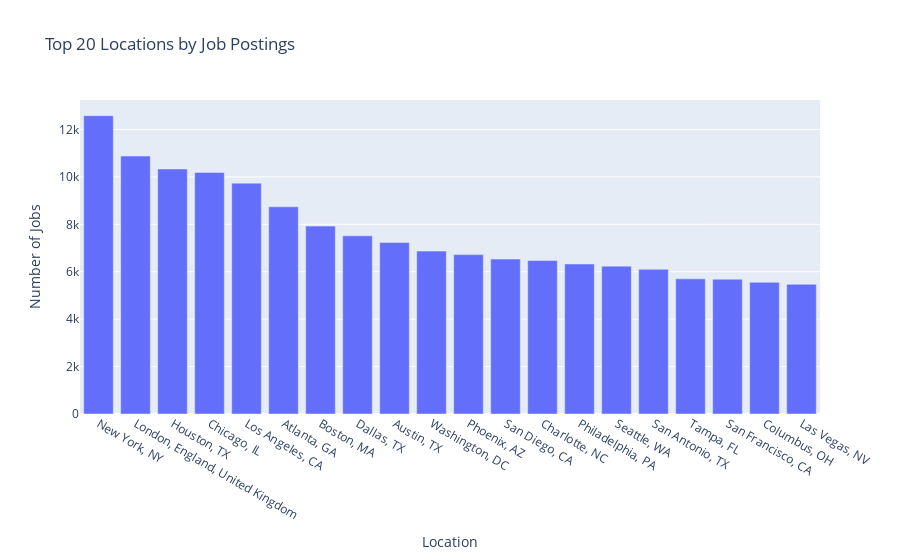

Write notebook code for a chart like this one.
### Code cell
# Count and plot the top 20 job locations by the number of job postings from the Hive table.
location_counts_spark = spark.sql("""
    SELECT job_location, COUNT(*) AS count
    FROM linkedIn_job_postings_2024
    GROUP BY job_location
    ORDER BY count DESC
    LIMIT 20
""")
location_counts_df = location_counts_spark.toPandas()

fig = px.bar(location_counts_df, x="job_location", y="count", title="Top 20 Locations by Job Postings", labels={"job_location": "Location", "count": "Number of Jobs"})
fig.update_layout(xaxis_title="Location", yaxis_title="Number of Jobs")
fig.show()

### Figure 1 — Plotly figure (JSON) as saved in the notebook; plotly's stock layout.template omitted (floating-point values rounded to 4 significant figures)
{"data": [{"alignmentgroup": "True", "hovertemplate": "Location=%{x}<br>Number of Jobs=%{y}<extra></extra>", "legendgroup": "", "marker": {"color": "#636efa", "pattern": {"shape": ""}}, "name": "", "offsetgroup": "", "orientation": "v", "showlegend": false, "textposition": "auto", "type": "bar", "x": ["New York, NY", "London, England, United Kingdom", "Houston, TX", "Chicago, IL", "Los Angeles, CA", "Atlanta, GA", "Boston, MA", "Dallas, TX", "Austin, TX", "Washington, DC", "Phoenix, AZ", "San Diego, CA", "Charlotte, NC", "Philadelphia, PA", "Seattle, WA", "San Antonio, TX", "Tampa, FL", "San Francisco, CA", "Columbus, OH", "Las Vegas, NV"], "xaxis": "x", "y": [12580, 10879, 10332, 10188, 9736, 8739, 7924, 7514, 7235, 6869, 6722, 6532, 6470, 6326, 6235, 6102, 5701, 5684, 5552, 5468], "yaxis": "y"}], "layout": {"barmode": "relative", "legend": {"tracegroupgap": 0}, "title": {"text": "Top 20 Locations by Job Postings"}, "xaxis": {"anchor": "y", "domain": [0, 1], "title": {"text": "Location"}}, "yaxis": {"anchor": "x", "domain": [0, 1], "title": {"text": "Number of Jobs"}}}}
